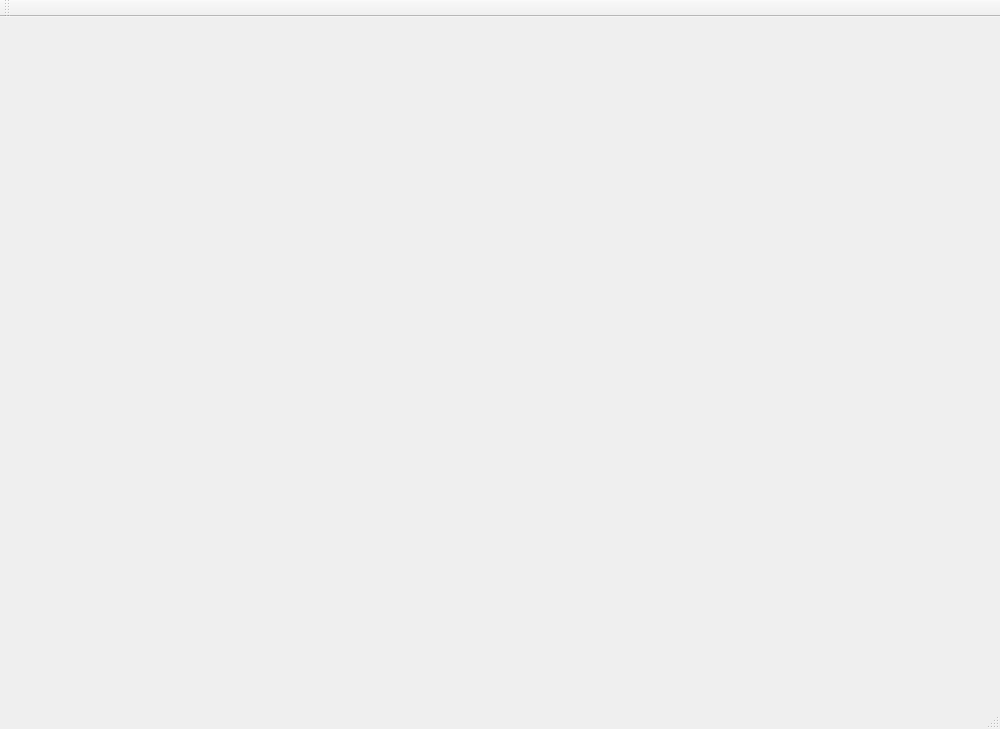
<?xml version="1.0" encoding="UTF-8"?>
<ui version="4.0">
 <class>GeoModelingClass</class>
 <widget class="QMainWindow" name="GeoModelingClass">
  <property name="geometry">
   <rect>
    <x>0</x>
    <y>0</y>
    <width>1000</width>
    <height>729</height>
   </rect>
  </property>
  <property name="windowTitle">
   <string>GeoModeling</string>
  </property>
  <widget class="QWidget" name="centralWidget">
   <layout class="QGridLayout" name="gridLayout">
    <item row="0" column="0">
     <widget class="RenderWidget" name="glWidget" native="true"/>
    </item>
   </layout>
  </widget>
  <widget class="QMenuBar" name="menuBar">
   <property name="geometry">
    <rect>
     <x>0</x>
     <y>0</y>
     <width>1000</width>
     <height>26</height>
    </rect>
   </property>
  </widget>
  <widget class="QToolBar" name="mainToolBar">
   <attribute name="toolBarArea">
    <enum>TopToolBarArea</enum>
   </attribute>
   <attribute name="toolBarBreak">
    <bool>false</bool>
   </attribute>
  </widget>
  <widget class="QStatusBar" name="statusBar"/>
 </widget>
 <layoutdefault spacing="6" margin="11"/>
 <customwidgets>
  <customwidget>
   <class>RenderWidget</class>
   <extends>QWidget</extends>
   <header>RenderWidget.h</header>
   <container>1</container>
  </customwidget>
 </customwidgets>
 <resources>
  <include location="GeoModeling.qrc"/>
 </resources>
 <connections/>
</ui>
